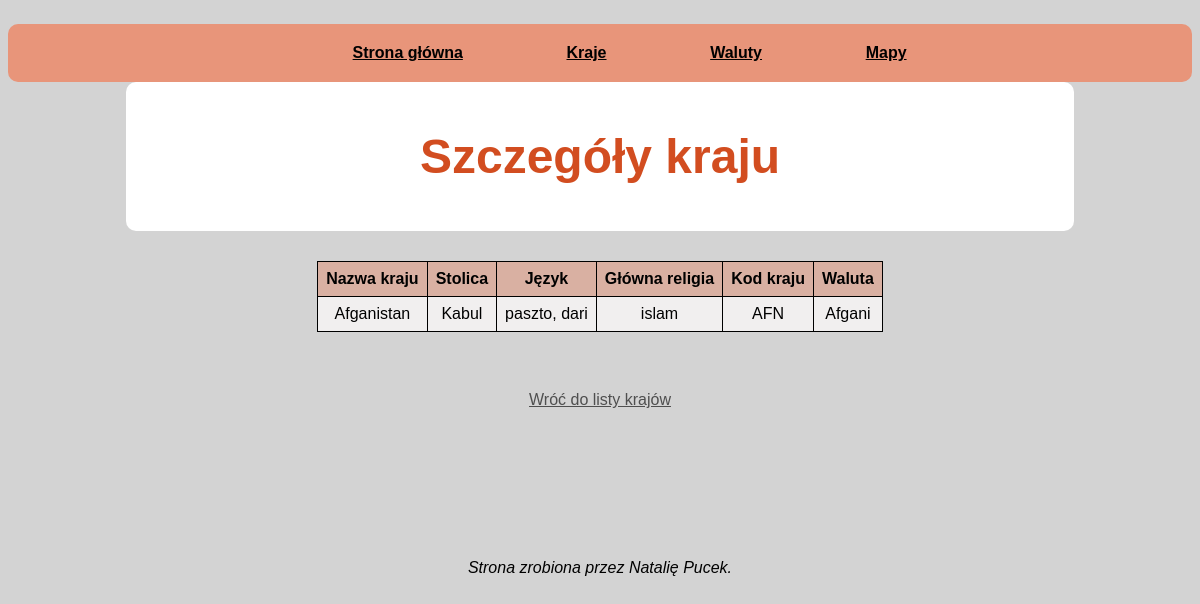
Page /country/Afganistan/ on the committed database.
### currency_rates/models.py (models this page shows)
class Country(models.Model):
    v_code = models.CharField(max_length=6, primary_key=True)
    v_country = models.CharField(max_length=64)
    v_currency = models.CharField(max_length=64)
    v_capitol = models.CharField(max_length=64)
    v_language = models.CharField(max_length=32)
    v_main_religion = models.CharField(max_length=32)
    v_currency_obj = models.ForeignKey('Currency', on_delete=models.CASCADE)
    v_main_religion_obj = models.ForeignKey('Religion', on_delete=models.CASCADE)

### currency_rates/views.py (the view)
# urls.py: path('country/<str:country_name>/', CountryDetailView.as_view(), name='country_detail'),
class CountryDetailView(DetailView):
    model = Country
    template_name = 'currency_rates/info_country.html'
    context_object_name = 'country'
    def get_object(self, queryset=None):
        country_name = self.kwargs.get('country_name')
        country = get_object_or_404(Country, v_country=country_name)
        return country

### currency_rates/templates/currency_rates/info_country.html (shortened to what this page needs)
{% load static %}
<!DOCTYPE html>
<html lang="en">
<head>
    <link href="{% static 'currency_rates/css/info_country.css' %}" rel="stylesheet" />
</head>
<body>
<div class="navigation">
    <a href="{% url 'home_page' %}"> Strona główna </a>
    <a href="{% url 'country_list' %}">Kraje</a>
    <a href="{% url 'currency_' %}">Waluty</a>
    <a href="{% url 'maps' %}">Mapy</a>
</div>
<div class="top">
    <h1>Szczegóły kraju</h1>
</div>
<table class="table">
    <tr>
        <th>Nazwa kraju</th>
        <th>Stolica</th>
        <th>Język</th>
        <th>Główna religia</th>
        <th>Kod kraju</th>
        <th>Waluta</th>
    </tr>
    <tr>
        <td>{{ country.v_country }}</td>
        <td>{{ country.v_capitol }}</td>
        <td>{{ country.v_language }}</td>
        <td>{{ country.v_main_religion }}</td>
        <td>{{ country.v_code }}</td>
        <td>{{ country.v_currency }}</td>
    </tr>
</table>
<div class="back">
    <a href="{% url 'country_list' %}">Wróć do listy krajów</a>
</div>
<div class="footer">
    <p> Strona zrobiona przez Natalię Pucek.</p>
</div>
</body>
</html>

### currency_rates/static/currency_rates/css/info_country.css (style rules this page uses)
.navigation { display: block; margin-top: 2%; background-color: #e8957a; border-radius: 10px; }
.navigation a { display: inline-block; padding: 20px; text-decoration: underline; color: black; margin-left: 5%; font-weight: bolder; }
body { background-color: lightgrey; font-family: Arial, sans-serif; text-align: center; }
.top { background-color: white; padding: 15px; margin-bottom: 30px; text-align: center; font-size: x-large; color: #4f4f4f; border-radius: 10px; margin-left: 10%; margin-right: 10%; }
.top h1 { color: #d24d20; }
.footer { margin: auto; }
.footer p { font-size: 16px; margin-top: 150px; font-style: italic; }
.table { margin: auto; background-color: #d9b0a2; border-collapse: collapse; }
.table tbody tr:nth-child(even) { background-color: #f1efef; }
.table th, .table td { border: 1px solid black; padding: 8px; margin: 5%; }
.back { margin-top: 5%; }
.back a { color: #4f4f4f; font-size: medium; }

### rows in the picture
Country: v_country "Afganistan", v_capitol "Kabul", v_language "paszto, dari", v_main_religion "islam", v_code "AFN", v_currency "Afgani"
